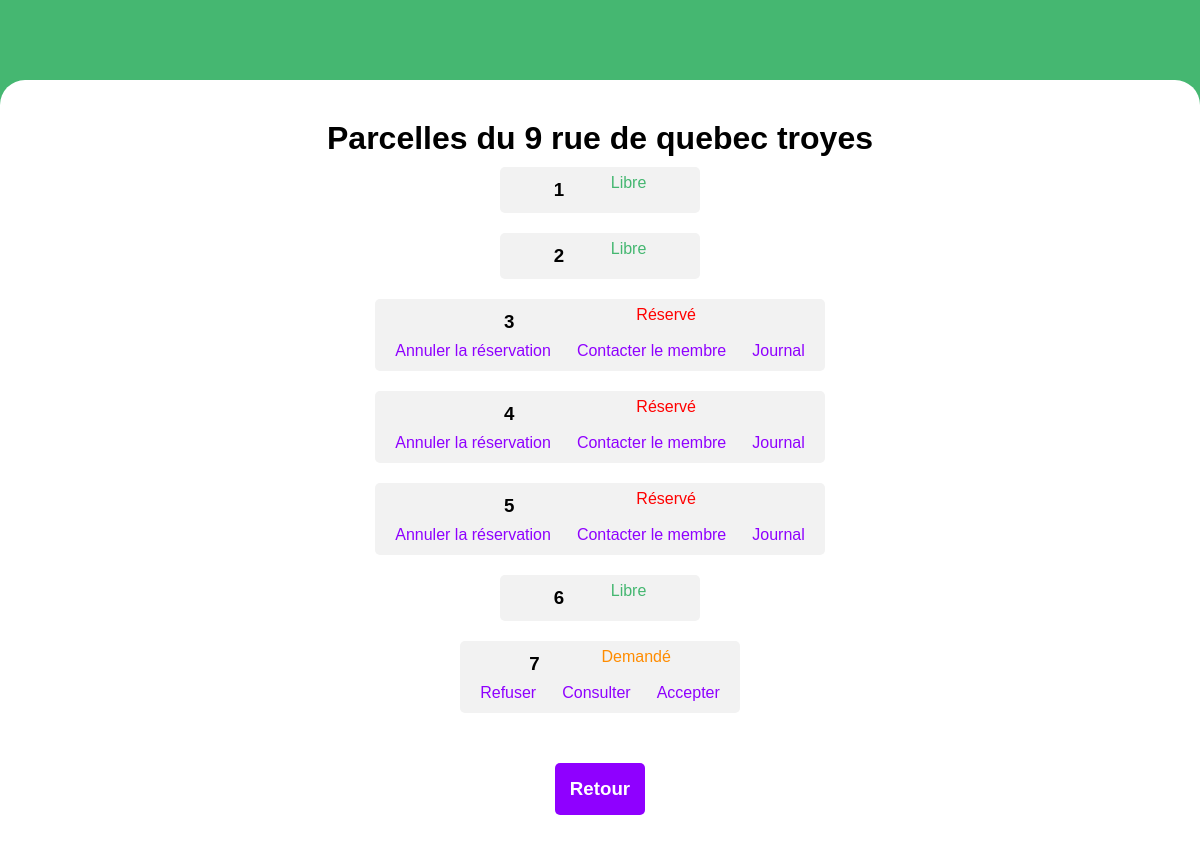
/admin/jardins/parcelles/parcelle_office.php?id=19, run on the app's committed database.
### tables this page shows
CREATE TABLE `potagers` (
  `potager_id` int(11) NOT NULL AUTO_INCREMENT,
  `potager_adresse` text NOT NULL,
  `potager_longitude` varchar(50) NOT NULL,
  `potager_latitude` varchar(50) NOT NULL,
  `potager_nb_parcelle` int(10) NOT NULL,
  `_user_id` int(255) NOT NULL,
  `potager_photo` text DEFAULT NULL,
  PRIMARY KEY (`potager_id`)
);

CREATE TABLE `parcelles` (
  `parcelle_id` int(100) NOT NULL AUTO_INCREMENT,
  `parcelle_numero` int(100) NOT NULL,
  `parcelle_statut` int(1) NOT NULL COMMENT '0 = libre\r\n1 = prereserver\r\n2 = confirmer',
  `_user_id` int(100) NOT NULL,
  `_potager_id` int(100) NOT NULL,
  PRIMARY KEY (`parcelle_id`)
);

### admin/jardins/parcelles/parcelle_office.php (the view, shortened to what this page needs)
<?php
require_once ('../../../connexion_bdd.php');
$erreur = 0;
$retour = '';
if (filter_var($_GET['id'], FILTER_VALIDATE_INT))
{
    $id = filter_var($_GET['id'], FILTER_VALIDATE_INT);
}else{
    $erreur++;
    $retour .= 'Un problème est survenue, veuillez réessayer !';
}
if (isset($id))
{
    $sql = 'select * from parcelles where _potager_id='.$id.' order by parcelle_numero asc';
    $query = $bdd->prepare($sql);
    $query->execute();
    $parcelles = $query->fetchAll(PDO::FETCH_ASSOC);
    $sql = 'select potager_adresse from potagers where potager_id='.$id;
    $query = $bdd->prepare($sql);
    $query->execute();
    $adresse = $query->fetch();
}
?>
<!doctype html>
<html lang="fr">
<head>
    <link rel="stylesheet" href="/assets/pages/css/admin.css">
</head>
<body>
<main>
<h1>Parcelles du <?= $adresse['potager_adresse'] ?></h1>
<section id="containerData">
<?php
    if (isset($parcelles))
    {
        foreach ($parcelles as $parcelle)
        {
            ?>
            <article class="articleData">
                <div>
                    <h3><?= $parcelle['parcelle_numero'] ?></h3>
                    <?php
                    switch ($parcelle['parcelle_statut'])
                    {
                        case 0:
                            echo '<div class="libre">Libre</div>';
                            break;
                        case 1:
                            echo '<div class="demande">Demandé</div>';
                            break;
                        case 2:
                            echo '<div class="reserve">Réservé</div>';
                            break;
                    }
                    ?>
                </div>
                <?php
                if ($parcelle['parcelle_statut'] == 1 && $parcelle['_user_id'] !== -1)
                {
                    ?>
                    <div class="containerLinksParcelles">
                        <a href="refus_reserv.php?parcelle=<?= $parcelle ['parcelle_id'] ?>&id=<?= $id ?>">Refuser</a>
                        <a href="consult_reserv.php?parcelle=<?= $parcelle['parcelle_id'] ?>&id=<?= $id ?>">Consulter</a>
                        <a href="accept_reserv.php?parcelle=<?= $parcelle['parcelle_id'] ?>&id=<?= $id ?>">Accepter</a>
                    </div>
                    <?php
                }
                if ($parcelle['parcelle_statut'] == 2)
                {
                    ?>
                    <div class="containerLinksParcelles">
                        <a href="confirm_annul.php?parcelle=<?= $parcelle['parcelle_id']?>&jardin=<?= $id ?>">Annuler la réservation</a>
                        <a href="contact_parcelle.php?user= <?= $parcelle['_user_id'] ?>&parcelle=<?= $parcelle['parcelle_numero'] ?>&jardin=<?= $id ?>">Contacter le membre</a>
                        <a href="lire_journal.php?id=<?= $parcelle['parcelle_id'] ?>&jardin=<?= $id ?>">Journal</a>
                    </div>
                    <?php
                }
                ?>
            </article>
        <?php
        }
    }
    ?>
    <article id="containerRetour">
        <a href="../jardin_office.php">
            <h3>Retour</h3>
        </a>
    </article>
</section>
</main>
</body>
</html>

### assets/pages/css/admin.css (style rules this page uses)
* { box-sizing: border-box; margin: 0; padding: 0; font-family: sans-serif; }
body { background-color: #45B771; position: relative; }
main { border-radius: 25px 25px 0 0; background-color: white; position: absolute; top: 10dvh; width: 100dvw; min-height: 90dvh; padding: 5dvh 10dvw; }
h1 { width: 100%; text-align: center; }
#containerData { display: flex; flex-direction: column; align-items: center; }
.articleData { display: flex; flex-direction: column; min-width: 200px; max-width: 600px; background-color: #f2f2f2; border-radius: 5px; margin: 10px 0; padding: 7px; }
.articleData h3, .articleData p { text-align: center; margin: 5px 0; }
.articleData div { display: flex; flex-direction: row; justify-content: space-evenly; }
.articleData div a { color: #8F00FF; text-decoration: none; }
#containerRetour { display: flex; justify-content: center; margin-top: 5vh; }
#containerLinks a, #containerRetour a { width: fit-content; text-decoration: none; padding: 15px; background-color: #8F00FF; color: white; border-radius: 5px; }
.libre { color: #45B771; }
.demande { color: darkorange; }
.reserve { color: red; }
.containerLinksParcelles { display: flex; flex-direction: row; flex-wrap: wrap; justify-content: center; }
.containerLinksParcelles a { margin: 4px 13px; }

### data on the page
potagers: potager_adresse "9 rue de quebec troyes"
parcelles: parcelle_numero "1", parcelle_statut "Libre"
parcelles: parcelle_numero "2", parcelle_statut "Libre"
parcelles: parcelle_numero "3", parcelle_statut "Réservé"
parcelles: parcelle_numero "4", parcelle_statut "Réservé"
parcelles: parcelle_numero "5", parcelle_statut "Réservé"
parcelles: parcelle_numero "6", parcelle_statut "Libre"
parcelles: parcelle_numero "7", parcelle_statut "Demandé"
